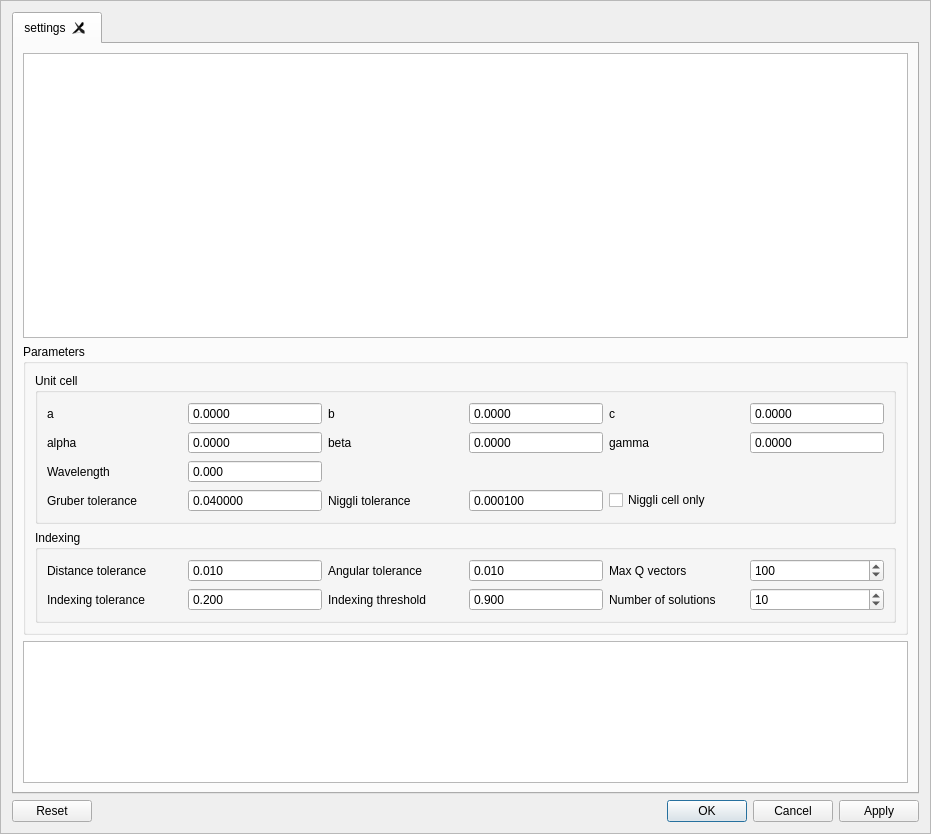
<?xml version="1.0" encoding="UTF-8"?>
<ui version="4.0">
 <class>FrameUserDefinedUnitCellIndexer</class>
 <widget class="NSXQFrame" name="FrameUserDefinedUnitCellIndexer">
  <property name="geometry">
   <rect>
    <x>0</x>
    <y>0</y>
    <width>931</width>
    <height>834</height>
   </rect>
  </property>
  <property name="windowTitle">
   <string>User defined unit cell indexer</string>
  </property>
  <property name="frameShape">
   <enum>QFrame::StyledPanel</enum>
  </property>
  <property name="frameShadow">
   <enum>QFrame::Raised</enum>
  </property>
  <layout class="QVBoxLayout" name="verticalLayout_3">
   <item>
    <widget class="QTabWidget" name="tabs">
     <property name="currentIndex">
      <number>0</number>
     </property>
     <property name="tabsClosable">
      <bool>true</bool>
     </property>
     <widget class="QWidget" name="settings">
      <attribute name="title">
       <string>settings</string>
      </attribute>
      <layout class="QVBoxLayout" name="verticalLayout_2" stretch="2,0,1">
       <item>
        <widget class="PeakListView" name="peaks"/>
       </item>
       <item>
        <widget class="QGroupBox" name="groupBox_2">
         <property name="title">
          <string>Parameters</string>
         </property>
         <layout class="QVBoxLayout" name="verticalLayout">
          <item>
           <widget class="QGroupBox" name="groupBox_3">
            <property name="title">
             <string>Unit cell</string>
            </property>
            <layout class="QGridLayout" name="gridLayout">
             <item row="3" column="1">
              <widget class="QDoubleSpinBox" name="gruber_tolerance">
               <property name="buttonSymbols">
                <enum>QAbstractSpinBox::NoButtons</enum>
               </property>
               <property name="decimals">
                <number>6</number>
               </property>
               <property name="maximum">
                <double>1.000000000000000</double>
               </property>
               <property name="singleStep">
                <double>0.000100000000000</double>
               </property>
               <property name="value">
                <double>0.040000000000000</double>
               </property>
              </widget>
             </item>
             <item row="3" column="3">
              <widget class="QDoubleSpinBox" name="niggli_tolerance">
               <property name="buttonSymbols">
                <enum>QAbstractSpinBox::NoButtons</enum>
               </property>
               <property name="prefix">
                <string/>
               </property>
               <property name="decimals">
                <number>6</number>
               </property>
               <property name="maximum">
                <double>1.000000000000000</double>
               </property>
               <property name="singleStep">
                <double>0.000100000000000</double>
               </property>
               <property name="value">
                <double>0.000100000000000</double>
               </property>
              </widget>
             </item>
             <item row="1" column="3">
              <widget class="QDoubleSpinBox" name="beta">
               <property name="toolTip">
                <string>&lt;html&gt;&lt;head/&gt;&lt;body&gt;&lt;p&gt;The \u03B2 angle (in \u00B0)&lt;/p&gt;&lt;/body&gt;&lt;/html&gt;</string>
               </property>
               <property name="readOnly">
                <bool>false</bool>
               </property>
               <property name="buttonSymbols">
                <enum>QAbstractSpinBox::NoButtons</enum>
               </property>
               <property name="decimals">
                <number>4</number>
               </property>
               <property name="minimum">
                <double>-180.000000000000000</double>
               </property>
               <property name="maximum">
                <double>180.000000000000000</double>
               </property>
              </widget>
             </item>
             <item row="1" column="4">
              <widget class="QLabel" name="label_gamma">
               <property name="text">
                <string>gamma</string>
               </property>
              </widget>
             </item>
             <item row="0" column="0">
              <widget class="QLabel" name="label_a">
               <property name="text">
                <string>a</string>
               </property>
              </widget>
             </item>
             <item row="0" column="1">
              <widget class="QDoubleSpinBox" name="a">
               <property name="toolTip">
                <string>&lt;html&gt;&lt;head/&gt;&lt;body&gt;&lt;p&gt;The a axis length (in \u212B)&lt;/p&gt;&lt;/body&gt;&lt;/html&gt;</string>
               </property>
               <property name="readOnly">
                <bool>false</bool>
               </property>
               <property name="buttonSymbols">
                <enum>QAbstractSpinBox::NoButtons</enum>
               </property>
               <property name="decimals">
                <number>4</number>
               </property>
               <property name="maximum">
                <double>1000000.000000000000000</double>
               </property>
              </widget>
             </item>
             <item row="0" column="4">
              <widget class="QLabel" name="label_c">
               <property name="text">
                <string>c</string>
               </property>
              </widget>
             </item>
             <item row="0" column="5">
              <widget class="QDoubleSpinBox" name="c">
               <property name="toolTip">
                <string>&lt;html&gt;&lt;head/&gt;&lt;body&gt;&lt;p&gt;The c axis length (in \u212B)&lt;/p&gt;&lt;/body&gt;&lt;/html&gt;</string>
               </property>
               <property name="readOnly">
                <bool>false</bool>
               </property>
               <property name="buttonSymbols">
                <enum>QAbstractSpinBox::NoButtons</enum>
               </property>
               <property name="decimals">
                <number>4</number>
               </property>
               <property name="maximum">
                <double>1000000.000000000000000</double>
               </property>
              </widget>
             </item>
             <item row="0" column="2">
              <widget class="QLabel" name="label_b">
               <property name="text">
                <string>b</string>
               </property>
              </widget>
             </item>
             <item row="1" column="0">
              <widget class="QLabel" name="label_alpha">
               <property name="text">
                <string>alpha</string>
               </property>
              </widget>
             </item>
             <item row="1" column="2">
              <widget class="QLabel" name="label_beta">
               <property name="text">
                <string>beta</string>
               </property>
              </widget>
             </item>
             <item row="3" column="4">
              <widget class="QCheckBox" name="niggli_only">
               <property name="text">
                <string>Niggli cell only</string>
               </property>
              </widget>
             </item>
             <item row="1" column="1">
              <widget class="QDoubleSpinBox" name="alpha">
               <property name="toolTip">
                <string>&lt;html&gt;&lt;head/&gt;&lt;body&gt;&lt;p&gt;The \u03B1 angle (in \u00B0)&lt;/p&gt;&lt;/body&gt;&lt;/html&gt;</string>
               </property>
               <property name="readOnly">
                <bool>false</bool>
               </property>
               <property name="buttonSymbols">
                <enum>QAbstractSpinBox::NoButtons</enum>
               </property>
               <property name="decimals">
                <number>4</number>
               </property>
               <property name="minimum">
                <double>-180.000000000000000</double>
               </property>
               <property name="maximum">
                <double>180.000000000000000</double>
               </property>
              </widget>
             </item>
             <item row="0" column="3">
              <widget class="QDoubleSpinBox" name="b">
               <property name="toolTip">
                <string>&lt;html&gt;&lt;head/&gt;&lt;body&gt;&lt;p&gt;The b axis length (in \u212B)&lt;/p&gt;&lt;/body&gt;&lt;/html&gt;</string>
               </property>
               <property name="readOnly">
                <bool>false</bool>
               </property>
               <property name="buttonSymbols">
                <enum>QAbstractSpinBox::NoButtons</enum>
               </property>
               <property name="decimals">
                <number>4</number>
               </property>
               <property name="maximum">
                <double>1000000.000000000000000</double>
               </property>
              </widget>
             </item>
             <item row="1" column="5">
              <widget class="QDoubleSpinBox" name="gamma">
               <property name="toolTip">
                <string>&lt;html&gt;&lt;head/&gt;&lt;body&gt;&lt;p&gt;The \u03B3 angle (in \u00B0)&lt;/p&gt;&lt;/body&gt;&lt;/html&gt;</string>
               </property>
               <property name="readOnly">
                <bool>false</bool>
               </property>
               <property name="buttonSymbols">
                <enum>QAbstractSpinBox::NoButtons</enum>
               </property>
               <property name="decimals">
                <number>4</number>
               </property>
               <property name="minimum">
                <double>-180.000000000000000</double>
               </property>
               <property name="maximum">
                <double>180.000000000000000</double>
               </property>
              </widget>
             </item>
             <item row="3" column="0">
              <widget class="QLabel" name="label_2">
               <property name="text">
                <string>Gruber tolerance</string>
               </property>
               <property name="alignment">
                <set>Qt::AlignLeading|Qt::AlignLeft|Qt::AlignVCenter</set>
               </property>
              </widget>
             </item>
             <item row="3" column="2">
              <widget class="QLabel" name="label">
               <property name="text">
                <string>Niggli tolerance</string>
               </property>
               <property name="alignment">
                <set>Qt::AlignLeading|Qt::AlignLeft|Qt::AlignVCenter</set>
               </property>
              </widget>
             </item>
             <item row="2" column="0">
              <widget class="QLabel" name="label_wavelength">
               <property name="text">
                <string>Wavelength</string>
               </property>
              </widget>
             </item>
             <item row="2" column="1">
              <widget class="QDoubleSpinBox" name="wavelength">
               <property name="buttonSymbols">
                <enum>QAbstractSpinBox::NoButtons</enum>
               </property>
               <property name="decimals">
                <number>3</number>
               </property>
               <property name="singleStep">
                <double>0.010000000000000</double>
               </property>
              </widget>
             </item>
            </layout>
           </widget>
          </item>
          <item>
           <widget class="QGroupBox" name="groupBox_4">
            <property name="title">
             <string>Indexing</string>
            </property>
            <layout class="QGridLayout" name="gridLayout_2">
             <item row="0" column="3">
              <widget class="QDoubleSpinBox" name="angular_tolerance">
               <property name="buttonSymbols">
                <enum>QAbstractSpinBox::NoButtons</enum>
               </property>
               <property name="decimals">
                <number>3</number>
               </property>
               <property name="maximum">
                <double>1.000000000000000</double>
               </property>
               <property name="singleStep">
                <double>0.010000000000000</double>
               </property>
               <property name="value">
                <double>0.010000000000000</double>
               </property>
              </widget>
             </item>
             <item row="1" column="0">
              <widget class="QLabel" name="indexing_tolerance_label">
               <property name="text">
                <string>Indexing tolerance</string>
               </property>
              </widget>
             </item>
             <item row="0" column="2">
              <widget class="QLabel" name="label_6">
               <property name="text">
                <string>Angular tolerance</string>
               </property>
              </widget>
             </item>
             <item row="1" column="3">
              <widget class="QDoubleSpinBox" name="indexing_threshold">
               <property name="buttonSymbols">
                <enum>QAbstractSpinBox::NoButtons</enum>
               </property>
               <property name="decimals">
                <number>3</number>
               </property>
               <property name="minimum">
                <double>0.500000000000000</double>
               </property>
               <property name="maximum">
                <double>1.000000000000000</double>
               </property>
               <property name="singleStep">
                <double>0.100000000000000</double>
               </property>
               <property name="value">
                <double>0.900000000000000</double>
               </property>
              </widget>
             </item>
             <item row="0" column="0">
              <widget class="QLabel" name="label_5">
               <property name="text">
                <string>Distance tolerance</string>
               </property>
              </widget>
             </item>
             <item row="1" column="1">
              <widget class="QDoubleSpinBox" name="indexing_tolerance">
               <property name="buttonSymbols">
                <enum>QAbstractSpinBox::NoButtons</enum>
               </property>
               <property name="decimals">
                <number>3</number>
               </property>
               <property name="maximum">
                <double>1.000000000000000</double>
               </property>
               <property name="singleStep">
                <double>0.100000000000000</double>
               </property>
               <property name="value">
                <double>0.200000000000000</double>
               </property>
              </widget>
             </item>
             <item row="0" column="1">
              <widget class="QDoubleSpinBox" name="distance_tolerance">
               <property name="buttonSymbols">
                <enum>QAbstractSpinBox::NoButtons</enum>
               </property>
               <property name="decimals">
                <number>3</number>
               </property>
               <property name="maximum">
                <double>1.000000000000000</double>
               </property>
               <property name="singleStep">
                <double>0.010000000000000</double>
               </property>
               <property name="value">
                <double>0.010000000000000</double>
               </property>
              </widget>
             </item>
             <item row="1" column="2">
              <widget class="QLabel" name="indexing_threshold_label">
               <property name="text">
                <string>Indexing threshold</string>
               </property>
              </widget>
             </item>
             <item row="1" column="4">
              <widget class="QLabel" name="label_4">
               <property name="text">
                <string>Number of solutions</string>
               </property>
               <property name="alignment">
                <set>Qt::AlignLeading|Qt::AlignLeft|Qt::AlignVCenter</set>
               </property>
              </widget>
             </item>
             <item row="1" column="5">
              <widget class="QSpinBox" name="n_solutions">
               <property name="wrapping">
                <bool>true</bool>
               </property>
               <property name="buttonSymbols">
                <enum>QAbstractSpinBox::UpDownArrows</enum>
               </property>
               <property name="minimum">
                <number>1</number>
               </property>
               <property name="maximum">
                <number>1000</number>
               </property>
               <property name="value">
                <number>10</number>
               </property>
              </widget>
             </item>
             <item row="0" column="4">
              <widget class="QLabel" name="label_3">
               <property name="text">
                <string>Max Q vectors</string>
               </property>
              </widget>
             </item>
             <item row="0" column="5">
              <widget class="QSpinBox" name="max_n_q_vectors">
               <property name="wrapping">
                <bool>true</bool>
               </property>
               <property name="minimum">
                <number>10</number>
               </property>
               <property name="maximum">
                <number>500</number>
               </property>
               <property name="value">
                <number>100</number>
               </property>
              </widget>
             </item>
            </layout>
           </widget>
          </item>
         </layout>
        </widget>
       </item>
       <item>
        <widget class="QTableView" name="unit_cells">
         <property name="sizeAdjustPolicy">
          <enum>QAbstractScrollArea::AdjustIgnored</enum>
         </property>
        </widget>
       </item>
      </layout>
     </widget>
    </widget>
   </item>
   <item>
    <widget class="QDialogButtonBox" name="actions">
     <property name="standardButtons">
      <set>QDialogButtonBox::Apply|QDialogButtonBox::Cancel|QDialogButtonBox::Ok|QDialogButtonBox::Reset</set>
     </property>
    </widget>
   </item>
  </layout>
 </widget>
 <customwidgets>
  <customwidget>
   <class>PeakListView</class>
   <extends>QTableView</extends>
   <header>PeakListView.h</header>
  </customwidget>
  <customwidget>
   <class>NSXQFrame</class>
   <extends>QFrame</extends>
   <header>NSXQFrame.h</header>
   <container>1</container>
  </customwidget>
 </customwidgets>
 <tabstops>
  <tabstop>peaks</tabstop>
  <tabstop>a</tabstop>
  <tabstop>b</tabstop>
  <tabstop>c</tabstop>
  <tabstop>alpha</tabstop>
  <tabstop>beta</tabstop>
  <tabstop>gamma</tabstop>
  <tabstop>wavelength</tabstop>
  <tabstop>gruber_tolerance</tabstop>
  <tabstop>niggli_tolerance</tabstop>
  <tabstop>niggli_only</tabstop>
  <tabstop>distance_tolerance</tabstop>
  <tabstop>angular_tolerance</tabstop>
  <tabstop>max_n_q_vectors</tabstop>
  <tabstop>indexing_tolerance</tabstop>
  <tabstop>indexing_threshold</tabstop>
  <tabstop>n_solutions</tabstop>
  <tabstop>unit_cells</tabstop>
  <tabstop>tabs</tabstop>
 </tabstops>
 <resources/>
 <connections/>
</ui>
